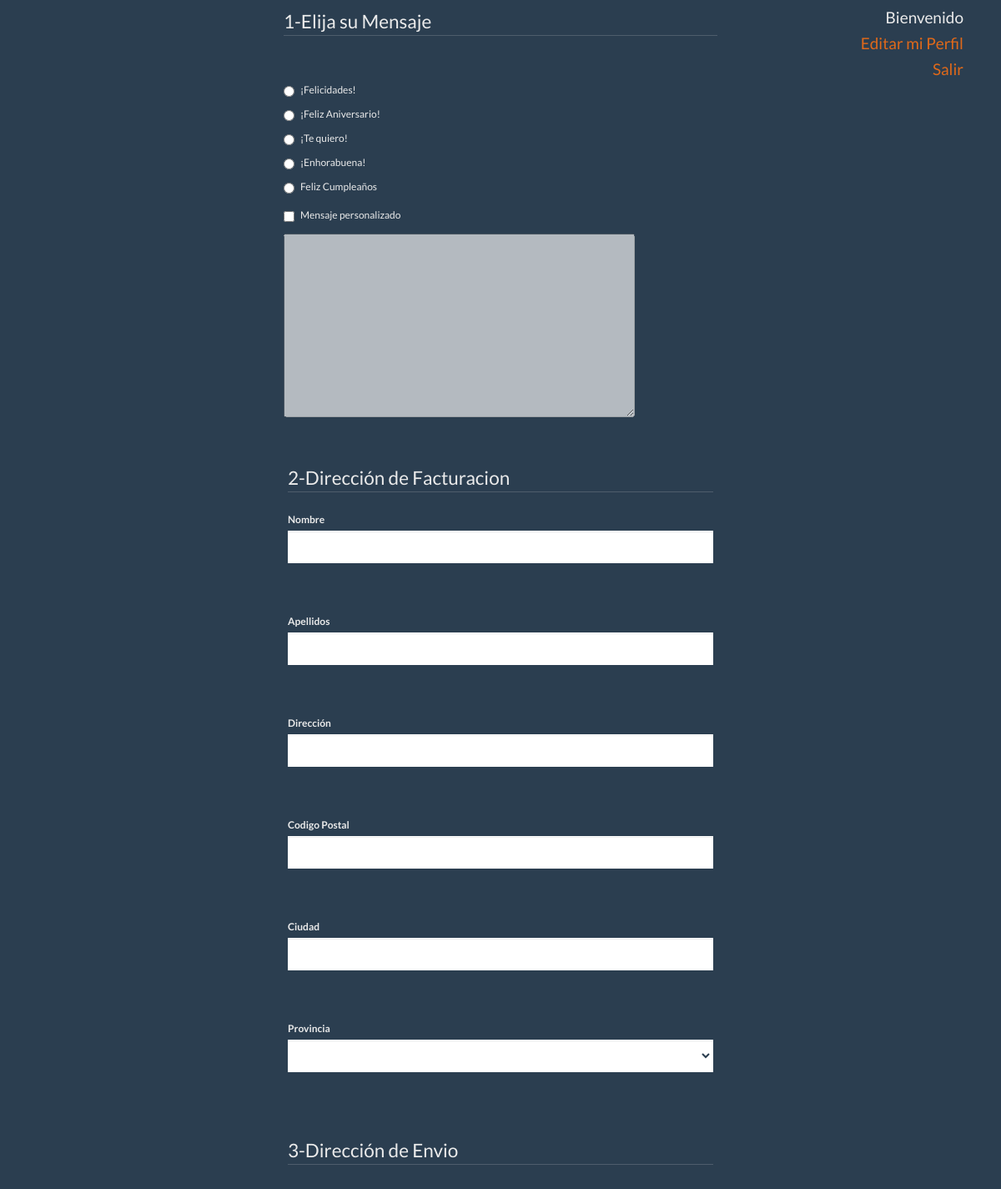
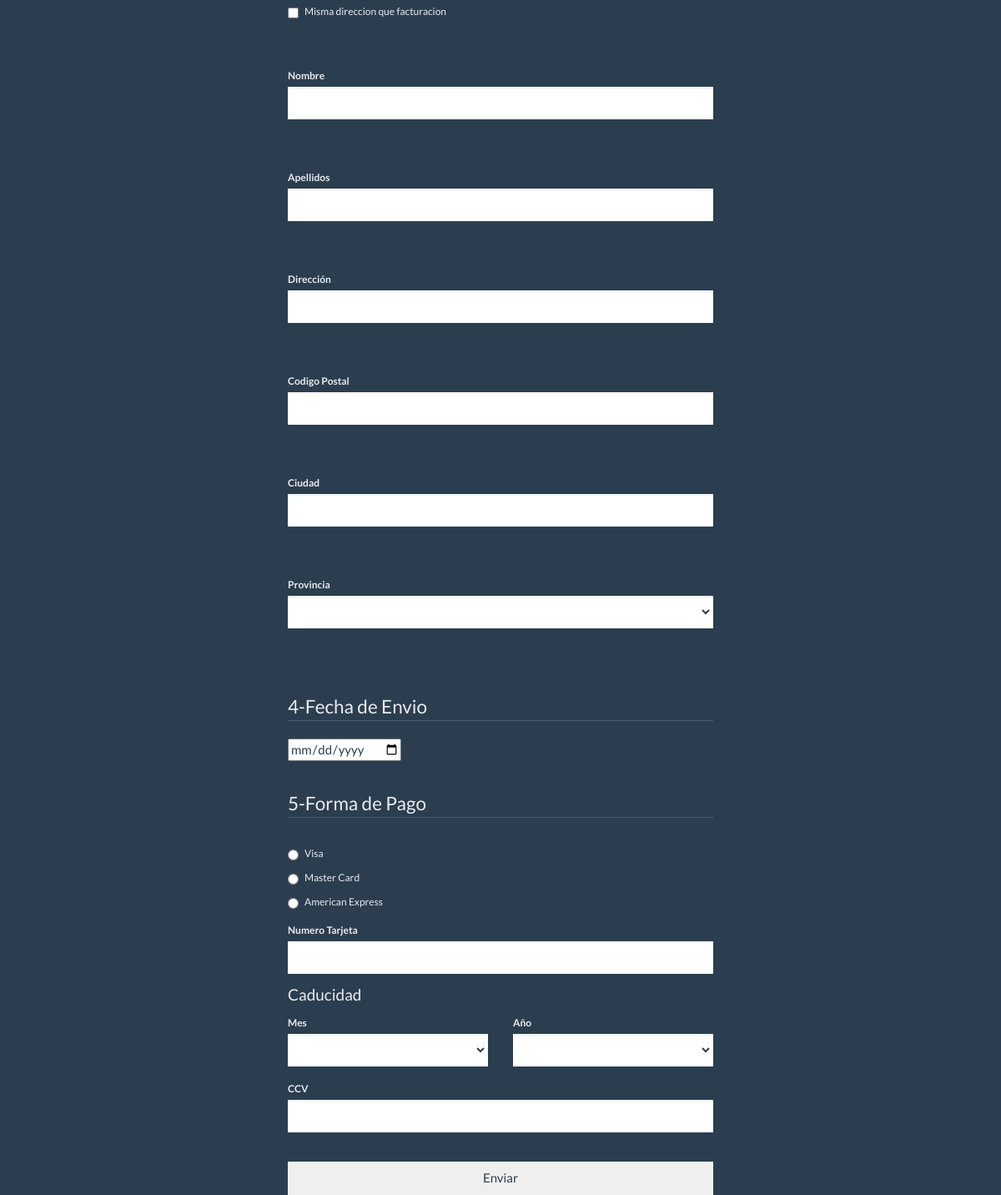
The app's page /floristeriahtm/pedidos.php with its own data (2 pictures, top to bottom).
### tables this page shows
CREATE TABLE `mensajes` (
  `id` int(11) NOT NULL,
  `mensaje` varchar(100) NOT NULL DEFAULT ''
);

### floristeriahtm/pedidos.php (the view, shortened to what this page needs)
<!DOCTYPE html>
<html lang="es">
    <head>
        <link href="css/bootstrap.min.css" rel="stylesheet">
    </head>
    <body>
            <?php
            require("admin/conexion.php");
            $id = $_SESSION['userId'];
            $conexion = mysqli_connect($db_host, $db_user, $db_password);
            mysqli_select_db($conexion, $db_database) or die ("imposible conectar");
            mysqli_set_charset($conexion,"utf8");
             $consulta1 = "SELECT * FROM usuarios where id = '$id'";
            $resultado1 = mysqli_query($conexion, $consulta1);
            $fila = mysqli_fetch_array($resultado1);
            ?>
        <div class="container">
            <div class=" col-md-6" >
        <form action="admin/pedido.php" method="POST">
            <div class="col-md-12" style="padding:10px">
            <fieldset >
                <legend> 1-Elija su Mensaje</legend>
                 <?php
                    require("admin/conexion.php");
                    $conexion = mysqli_connect($db_host, $db_user, $db_password);
                    mysqli_select_db($conexion, $db_database) or die ("imposible conectar");
                    mysqli_set_charset($conexion,"utf8");
                    $consulta1 = "SELECT * FROM mensajes";
                    $resultado1 = mysqli_query($conexion, $consulta1);
                    $num_rows = mysqli_num_rows($resultado1);
                    if($num_rows>0){
                        while($fila1 = mysqli_fetch_array($resultado1)){
                            $value = $fila1['id'];
                            echo"<div class='radio'>";
                            echo "<label><input type='radio' name='mensaje' value='$value'>". $fila1['mensaje']."</label>";
                            echo "</div>";
                        }
                    }
                ?>
                <div class="checkbox">
                <label><input type="checkbox" name="check1" id="check1" value="0" onclick="personalizado()" > Mensaje personalizado</label>
                </div>
                <textarea rows="10" cols="50" id="txMensaje" name="txMensaje" maxlength="200" disabled> </textarea></br></br>
            </fieldset>
            </div>
            <div class="col-md-12" style="padding:10px" ></div>
            <div class="col-md-12" style="background-color:" >
            <fieldset name="direccion de facturacion">
                <legend>2-Dirección de Facturacion</legend>
                <div class="form-group">
                <label for="nombre" class="control-label">Nombre </label>
                <input type="text" id="nombre" name="nombre" maxlength="100" class="form-control" value="<?php echo $fila['nombre'];?>"></br></br>
                </div>
                <div class="form-group">
                <label for="apellidos" class="control-label">Apellidos </label>
                <input type="text" id="apellidos" name="apellidos" maxlength="100" class="form-control" value="<?php echo $fila['apellidos'];?>"></br></br>
                </div>
                <div class="form-group">
                <label for="direccion" class="control-label">Dirección </label>
                <input type="text" id="direccion" name="direccion" maxlength="150" class="form-control" value="<?php echo $fila['direccion'];?>"></br></br>
                </div>
                <div class="form-group">
                <label for="cp" class="control-label">Codigo Postal </label>
                <input type="text" id="cp" name="cp" maxlength="5" class="form-control" value="<?php echo $fila['cp'];?>"></br></br>
                </div>
                <div class="form-group">
                <label for="ciudad" class="control-label">Ciudad </label>
                <input type="text" id="ciudad" name="ciudad" maxlength="10" class="form-control" value="<?php echo $fila['ciudad'];?>"></br></br>
                </div>
                <div class="form-group">
                <label for="provincia" class="control-label">Provincia</label>
                <select id="provincia" name="provincia" class="form-control" value="<?php echo $fila['provincia'];?>">
	            </select></br></br>
                </div>
                </div>
            <div class="col-md-12" style="padding:10px" ></div>
            <div class="col-md-12" style="background-color:" >
            <fieldset id="direcion de envio">
                <legend>3-Dirección de Envio </legend>
                <div class="checkbox">
                <label><input type="checkbox" id="rellenar" name="rellenar" onclick="rellenarCampos()" value="1">Misma direccion que facturacion</label>
                </div>
                <div class="form-group">
                <label for="nombre1" class="control-label">Nombre </label>
                <input type="text" id="nombre1" name="nombre1" class="form-control"></br></br>
                </div>
                <div class="form-group">
                <label for="apellidos1" class="control-label">Apellidos </label>
                <input type="text" id="apellidos1" name="apellidos1" class="form-control"></br></br>
                </div>
                <div class="form-group">
                <label for="direccion1"class="control-label">Dirección </label>
                <input type="text" id="direccion1" name="direccion1" class="form-control"></br></br>
                </div>
                <div class="form-group">
                <label for="cp1" class="control-label">Codigo Postal </label>
                <input type="text" id="cp1" name="cp1" class="form-control"></br></br>
                </div>
                <div class="form-group">
                <label for="ciudad1" class="control-label">Ciudad </label>
                <input type="text" id="ciudad1" name="ciudad1" class="form-control"></br></br>
                </div>
                <div class="form-group">
                <label for="provincia1" class="control-label">Provincia</label>
                <select id="provincia1" name="provincia1" class="form-control">
                </select></br></br>
                </div>
            </fieldset>
                </div>
                <div class="col-md-12" style="padding:10px" ></div>
                <div class="col-md-12" style="background-color:" >
            <fieldset id="fecha de envio">
                <legend> 4-Fecha de Envio </legend>
                <div class="form-group">
                    <input type="date" name="fecha_envio">
                </div>
            </fieldset>
                </div>
                <div class="col-md-12" style="padding:10px" ></div>
                <div class="col-md-12" style="background-color:" >
            <fieldset id="forma de pago">
                <legend>5-Forma de Pago</legend>
                <div class="radio">
                <label><input type="radio" name="tarjeta" value="1"> Visa </label>
                </div>
                <div class="radio">
                <label><input type="radio" name="tarjeta" value="2"> Master Card</label>
                </div>
                <div class="radio">
                <label><input type="radio" name="tarjeta" value="3"> American Express</label>
                </div>
                <div class="form-group">
                <label for="numeroTarjeta" class="control-label">Numero Tarjeta</label>
                <input type="text" id="numeroTarjeta" name="numeroTarjeta" class="form-control">
                </div>
                <h4>Caducidad</h4>
                <div class="col-md-6" style="padding-left:0px">
                <div class="form-group">
                <label for="mesCaducidad" class="control-label">Mes</label>
                <select id="mesCaducidad" name="mesCaducidad" class="form-control">
                </select>
                </div>
                </div>
                <div class="col-md-6" style="padding-right:0px">
                <div class="form-group">
                <label for="añoCaducidad" class="control-label">Año</label>
                <select id="añoCaducidad" name="añoCaducidad" class="form-control">
                </select>
                </div>
                </div>
                <div class="form-group">
                <label for="ccv" class="control-label">CCV</label>
                <input type="text" id="ccv" name="ccv" class="form-control">
                </div>
            </fieldset>
                </div>
                <div class="col-md-12" style="padding:10px" ></div>
                <div class="col-md-12" style="background-color:" >
                <input type="submit" id="enviar" name="enviar" value="Enviar" class="btn btn-group-justified" onclick="comprobarContraseñas()" >
            </div>
            </div>
            <div class="col-xs-1 col-md-3">
           <h4 align="right"> Bienvenido
            ?></h4>
            <a href="admin/editar.php"><h4 align="right">Editar mi Perfil</h4></a>
             <a href="index.html"><h4 align="right">Salir</h4></a>
            </div>
    </body>
</html>

### records on screen
mensajes: mensaje "¡Felicidades!"
mensajes: mensaje "¡Feliz Aniversario!"
mensajes: mensaje "¡Te quiero!"
mensajes: mensaje "¡Enhorabuena!"
mensajes: mensaje "Feliz Cumpleaños"
